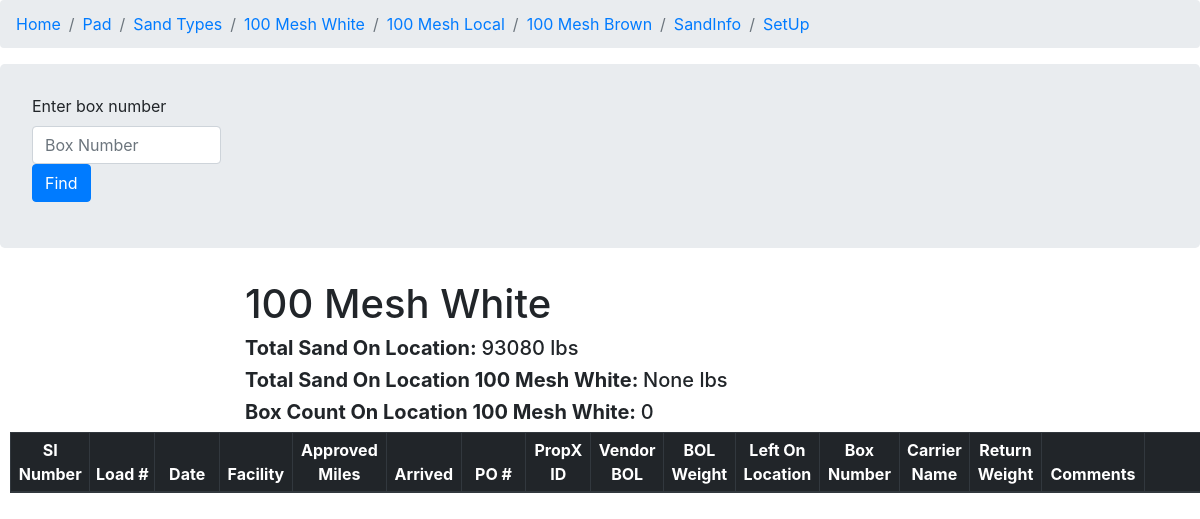
/sand_type/100-mesh-white, run on the app's committed database.
### projects/models.py (models this page shows, shortened)
class sandType(models.Model):
    name = models.CharField(max_length=200)
    slug = models.SlugField(blank=True, null=True)
    used = models.BooleanField(default=False, null=True)
    created = models.DateTimeField(auto_now_add=True)
    def __str__(self):
        return self.name

### projects/views.py (the view, shortened to what this page needs)
# urls.py: path('sand_type/<slug:slug>', views.sand_type, name='sand_type'),
def sand_type(request, slug):
    pad = Pad.objects.filter(working_status=True)
    bols = Bol.objects.all().order_by('-created')
    sand_types = sandType.objects.all()
    one_sand_type = sandType.objects.get(slug=slug)
    SI_number = 1001
    sand_total_weight_on_location = Bol.objects.aggregate(total_sand_location = Sum('left_on_location'))
    sand_total_per_type = Bol.objects.filter(sand_type = one_sand_type).aggregate(total_sand_location_per_type = Sum('left_on_location'))
    box_count_location_per_type = Bol.objects.filter(sand_type = one_sand_type).count()
    context = {'one_sand_type': one_sand_type, 'bols': bols, 'sand_types': sand_types, 'sand_total_weight_on_location': sand_total_weight_on_location, 'sand_total_per_type': sand_total_per_type, 'box_count_location_per_type': box_count_location_per_type}
    return render(request, 'projects/one_sand_type.html', context)

### templates/projects/one_sand_type.html (shortened to what this page needs)
<!DOCTYPE html>
<html lang="en">
<head>
    <link rel="stylesheet" href="https://maxcdn.bootstrapcdn.com/bootstrap/4.0.0/css/bootstrap.min.css">
</head>
<body>
    <nav aria-label="breadcrumb">
        <ol class="breadcrumb">
        <li class="breadcrumb-item"><a href="{% url 'home' %}">Home</a></li>
        <li class="breadcrumb-item"><a href="{% url 'pad' %}">Pad</a></li>
        <li class="breadcrumb-item"><a href="{% url 'sand_types' %}">Sand Types</a></li>
        {% for sand_type in sand_types %}
        {% if sand_type.used %}
        <li class="breadcrumb-item justify-content-center"><a href="{% url 'sand_type' sand_type.slug %}">{{ sand_type.name }}</a></li>
        {% endif %}
        {% endfor %}
        <li class="breadcrumb-item"><a href="{% url 'sandInfo' %}">SandInfo</a></li>
        <li class="breadcrumb-item"><a href="{% url 'setup_job' %}">SetUp</a></li>
        </ol>
    </nav>
    <div class="jumbotron">
        <form method="POST">
            <div class="form-group">
                <label for="inputBoxNumber">Enter box number</label>
                <input type="number" class="col-2 form-control" name="box_number" id="inputBoxNumber" placeholder="Box Number" required>
                <button type="submit" class="btn btn-primary">Find</button>
            </div>
        </form>
    </div>
    <div class="container">
        <h1 class="col-md-8 offset-md-2">{{ one_sand_type.name }}</h1>
    </div>
    <div class="container">
        <h5 class="col-md-8 offset-md-2"><strong>Total Sand On Location: </strong>{{ sand_total_weight_on_location.total_sand_location }} lbs</h5>
        <h5 class="col-md-8 offset-md-2"><strong>Total Sand On Location {{ one_sand_type.name }}: </strong>{{ sand_total_per_type.total_sand_location_per_type }} lbs</h5>
        <h5 class="col-md-8 offset-md-2"><strong>Box Count On Location {{one_sand_type.name}}: </strong>{{ box_count_location_per_type}}</h5>
    </div>
    <div class="table-responsive wrapper" style="height: 550px;overflow: scroll;">
      <table class="table table-sm table-hover table-bordered">
        <thead style="position: sticky;top: 0" class="thead-dark">
          <tr>
            <th scope="col">SI Number</th>
            <th scope="col">Load #</th>
            <th scope="col">Date</th>
            <th scope="col">Facility</th>
            <th scope="col">Approved Miles</th>
            <th scope="col">Arrived</th>
            <th scope="col">PO #</th>
            <th scope="col">PropX ID</th>
            <th scope="col">Vendor BOL</th>
            <th scope="col">BOL Weight</th>
            <th scope="col">Left On Location</th>
            <th scope="col">Box Number</th>
            <th scope="col">Carrier Name</th>
            <th scope="col">Return Weight</th>
            <th scope="col">Comments</th>
            <th scope="col"></th>
          </tr>
        </thead>
      </table>
    </div>
</body>
</html>

### templates/projects/one_sand_type.html (style rules this page uses)
.jumbotron { padding-top: 30px; padding-bottom: 30px; }
table { margin-left: 10px; text-align: center; }
th { width: 60px; }

### data on the page
sandType: name "100 Mesh White"
sandType: name "100 Mesh Local"
sandType: name "100 Mesh Brown"

### other printed values
{{ sand_total_weight_on_location.total_sand_location }} "93080"
{{ sand_total_per_type.total_sand_location_per_type }} "None"
{{ box_count_location_per_type }} "0"
